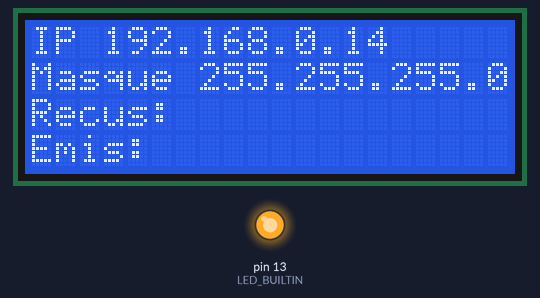
Bench run of a sketch on a simulated Arduino Uno, built with avr-gcc and run on an emulated ATmega328P. Shown: 20×4 character LCD, output pins drawn as LEDs (lit = HIGH). WiFi joins after 1.5 s; servers stay silent unless stated.

Above: at 0.1 s.
At 16.75 s:
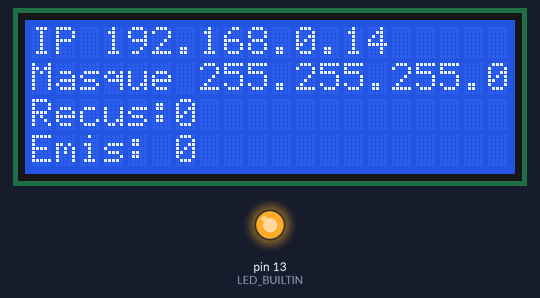
At 33.25 s:
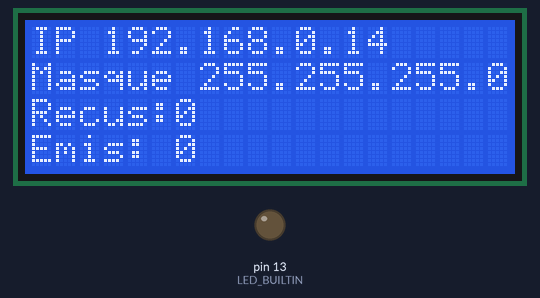
At 65.6 s:
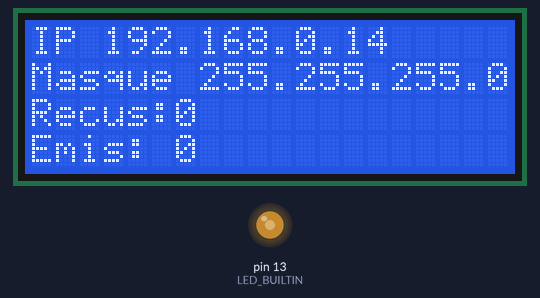
Timing chart, 0 to 67.1 s (numbered marks = the images above):
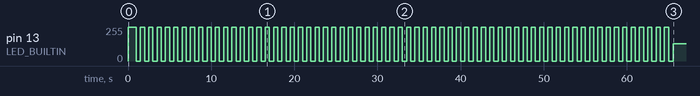

The sketch:

serveur-ethernet-test-debit.ino
```cpp
#include <SPI.h>
#include <Ethernet2.h> // OBLIGATOIRE: Utiliser cette librairie (la librairie Ethernet n'est pas compatible)
#include <LiquidCrystal.h>
#include "tp_sysit_feather.h" // Placer après les #include <...>

//——————————————————————————————————————————————————————————————————————————————————————————————————————————————————————

LiquidCrystal lcd (18, 17, 16, 15, 14, 19) ;

//——————————————————————————————————————————————————————————————————————————————————————————————————————————————————————

//--- Écrire ici l'adresse Mac de votre carte
static byte adresseEthernet [] = {0xDE, 0xAD, 0xBE, 0xEF, 0xFE, 0xED} ;

//--- Adresse IP: choisir une adresse locale non routée
static const IPAddress monIP (192, 168, 0, 14) ;

//--- Le serveur attends passivement les demandes de connexions sur le port 16009
static EthernetServer gServeur (16009) ;

//——————————————————————————————————————————————————————————————————————————————————————————————————————————————————————

void setup() {
  pinMode (LED_BUILTIN, OUTPUT) ;
  digitalWrite (LED_BUILTIN, HIGH) ;
  lcd.begin (20, 4) ; // Utilisation d'un écran 20 colonnes et 4 lignes
  Ethernet.init (9) ; // Le CS est le port n°9
  Ethernet.begin (adresseEthernet, monIP) ; // Masque réseau implicite
  lcd.print ("IP ");
  lcd.print (Ethernet.localIP());
  lcd.setCursor (0, 1) ;
  lcd.print ("Masque ");
  lcd.print (Ethernet.subnetMask());
  lcd.setCursor (0, 2) ;
  lcd.print ("Recus:");
  lcd.setCursor (0, 3) ;
  lcd.print ("Emis:");
//--- Démarrer le serveur
  gServeur.begin ();
}

//——————————————————————————————————————————————————————————————————————————————————————————————————————————————————————

unsigned tick = 1000 ;
EthernetClient gClient ; // Par défaut aucun client connecté
bool gClientConnecte = false ;

//——————————————————————————————————————————————————————————————————————————————————————————————————————————————————————

const unsigned TAILLE_BUFFER = 2000 ;

static byte gBuffer [TAILLE_BUFFER] ;
static unsigned gOccupationBuffer = 0 ;
static unsigned gNombreRecus = 0 ;
static unsigned gNombreEmis = 0 ;

//——————————————————————————————————————————————————————————————————————————————————————————————————————————————————————

void loop () {
//--- Faire clignoter la led
  if (tick <= millis ()) {
    tick += 500 ;
    digitalWrite (LED_BUILTIN, ! digitalRead (LED_BUILTIN)) ;
    lcd.setCursor (6, 2) ;
    lcd.print (gNombreRecus);
    lcd.setCursor (6, 3) ;
    lcd.print (gNombreEmis);
  }
//--- Gestion du serveur
  if (gClient.connected ()) { // Un client est connecté
    if ((gClient.available() > 0) && (gOccupationBuffer < TAILLE_BUFFER)) { // Des données en provenance du client ?
      const int nombreRecus = gClient.read (& gBuffer [gOccupationBuffer], TAILLE_BUFFER - gOccupationBuffer) ;
      if (nombreRecus > 0) {
        gOccupationBuffer += (unsigned) nombreRecus ;
        gNombreRecus += (unsigned) nombreRecus ;
      }
    }
    if (gOccupationBuffer > 0) {
      const unsigned nombreEnvoyes = gClient.write (& gBuffer [0], gOccupationBuffer) ;
      if (nombreEnvoyes > 0) {
        for (unsigned i=0 ; i< (gOccupationBuffer - nombreEnvoyes) ; i++) {
          gBuffer [i] = gBuffer [i + nombreEnvoyes] ;
        }
        gOccupationBuffer -= nombreEnvoyes ;
        gNombreEmis += nombreEnvoyes ;
      }
    }
  }else{ // Aucun client connecté
    if (gClientConnecte) { // Le client vient de se déconnecter
      gClientConnecte = false ;
      gClient.stop () ;
    }
    gClient = gServeur.available () ; // Nouveau client connecté ayant envoyé des données ?
    if (gClient.connected ()) {
      gClientConnecte = true ;
    }
  }
}

//——————————————————————————————————————————————————————————————————————————————————————————————————————————————————————
```

tp_sysit_feather.h
```cpp
#pragma once

#include <Arduino.h>

#ifndef ARDUINO_SAMD_FEATHER_M0
  #error "Ce croquis doit être compilé pour le type de carte 'Adafruit Feather M0'"
#endif

#pragma GCC diagnostic error "-Wsign-conversion"
#pragma GCC diagnostic error "-Wsign-compare"
#pragma GCC diagnostic error "-Wunused-value"
#pragma GCC diagnostic error "-Wunused-parameter"
#pragma GCC diagnostic error "-Wmissing-prototypes"
#pragma GCC diagnostic error "-Wparentheses"
#pragma GCC diagnostic error "-Wall"
#pragma GCC diagnostic error "-Wpointer-arith"
#pragma GCC diagnostic error "-Wundef"
```

Measured:
- by itself, pin 13 (LED_BUILTIN): repeats every 1.0 s: 255/255 0.50 s, 0/255 0.50 s, until it stays 129/255 from 65.5 s
